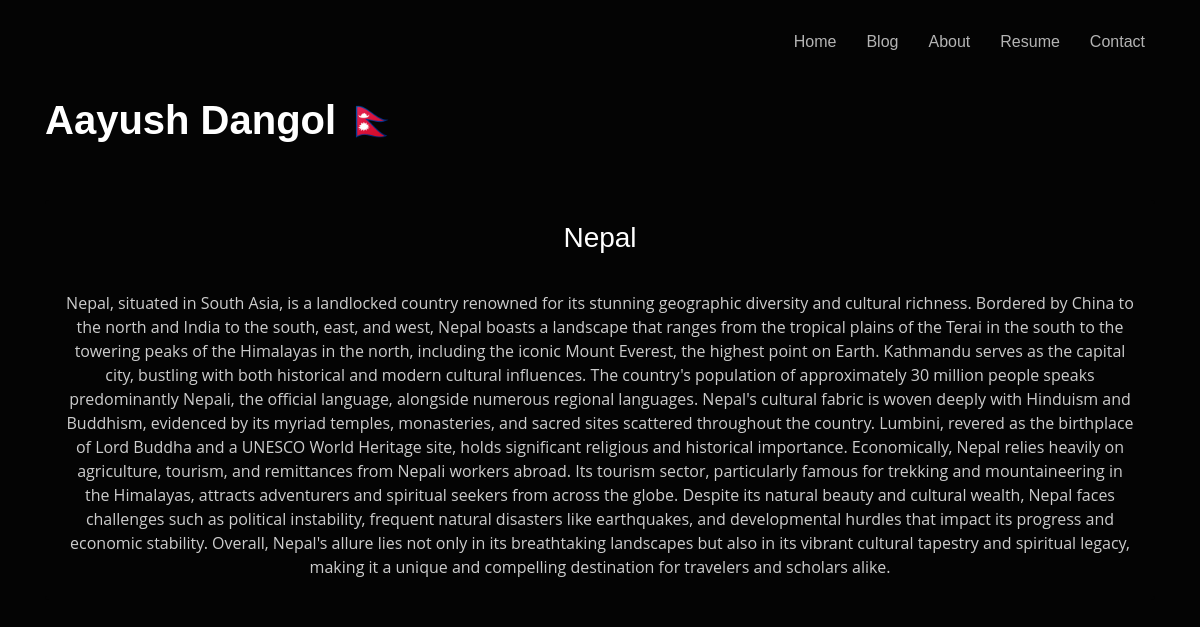
Page /11 on the committed database.
### aayush/models.py (models this page shows, shortened)
class Yourself(models.Model):
    name=models.CharField(max_length=100)
    phone=models.CharField(max_length=13)
    degree=models.CharField(max_length=100)
    city=models.CharField(max_length=100)
    email=models.CharField(max_length=50)
    about_you=models.TextField()
    address=models.CharField(max_length=50)
    facebook=models.CharField(max_length=300,default='default_facebook_value')
    twitter=models.CharField(max_length=300,default='default_facebook_value')
    linkedin=models.CharField(max_length=300,default='default_facebook_value')
    github=models.CharField(max_length=300,default='default_facebook_value')

class Article(models.Model):
    title=models.CharField(max_length=255)
    content=models.TextField()
    created_at=models.DateTimeField(auto_now_add=True)

### aayush/views.py (the view)
# urls.py: path("<int:id>",views.get_article,name='get_article'),
def get_article(request,id):
    context=Yourself.objects.all()
    resumes=Resume.objects.all()
    articles=Article.objects.get(id=id)
    names = [contexts.name for contexts in context]
    resume=[resume.resume_file.url for resume in resumes]
    contexts={
        'names':names[0],
        'articles':articles,
        'resume':resume[0]
    }
    return render(request,'fullblog.html',contexts)

### aayush/templates/fullblog.html
{% extends 'base.html' %}
{% block fullblog %}
<div class="container">
    <div class="card text-white" style="background-color: #040404;">
        <div class="card-body text-center">
            <h3 class="card-title">{{ articles.title }}</h3>
            <br>
            <p class="card-text" style="color: rgba(255, 255, 255, 0.8);">{{ articles.content }}</p>
        </div>
    </div>
</div>
{% endblock %}

### aayush/templates/base.html (shortened to what this page needs)
    {% load static %}
    <!DOCTYPE html>
    <html lang="en">
    <head>
        <link href="{% static 'css/bootstrap.min.css' %}" rel="stylesheet">
        <link href="https://stackpath.bootstrapcdn.com/bootstrap/4.3.1/css/bootstrap.min.css" rel="stylesheet">
        <link href="https://cdn.jsdelivr.net/npm/bootstrap-icons/font/bootstrap-icons.css" rel="stylesheet">
        <link href="{% static 'style1.css' %}" rel="stylesheet">
        <link href='https://unpkg.com/boxicons@2.1.1/css/boxicons.min.css' rel='stylesheet'>
    </head>
    <body>
    <header id="header">
        <div class="container">
        <h1><a href="index">{{names}} &#x1F1F3;&#x1F1F5;</a></h1>
        <nav id="navbar" class="navbar">
            <ul>
            <li><a class="nav-link" href="index">Home</a></li>
            <li><a class="nav-link" href="blog">Blog</a></li>
            <li><a class="nav-link" href="about">About</a></li>
            <li><a class="" href="{{resume}}">Resume</a></li>
            <li><a class="nav-link" href="contact">Contact</a></li>
            </ul>
        </nav>
        </div>
    </header>
        {% block fullblog %}
        {% endblock %}
    </body>
    </html>

### static/style1.css (style rules this page uses)
body { font-family: "Open Sans", sans-serif; background-color: #040404; color: #fff; position: relative; background: transparent; }
@media (min-width: 1024px) { body::before { background-attachment: fixed; } }
a { color: #18d26e; text-decoration: none; }
h1, h2, h3, h4, h5, h6 { font-family: "Raleway", sans-serif; margin: 0; padding: 0; }
#header { transition: ease-in-out 0.3s; position: relative; height: 200px; display: flex; align-items: center; z-index: 997; overflow-y: auto; }
#header * { transition: ease-in-out 0.3s; }
#header h1 { position: absolute; height: 0; font-size: 40px; margin: 0; padding: 0; line-height: 1; font-weight: 700; font-family: "Poppins", sans-serif; }
#header h1 a, #header h1 a:hover { color: #fff; line-height: 1; display: inline-block; }
.navbar { position: fixed; top: 0; left: 0; width: 100%; z-index: 999; display: flex; justify-content: flex-end; padding: 30px 55px; }
.navbar ul { margin: 0; padding: 0; list-style: none; display: flex; align-items: center; }
.navbar li { position: relative; margin-left: 30px; }
.navbar a, .navbar a:focus { display: flex; align-items: center; justify-content: space-between; padding: 0; font-family: "Poppins", sans-serif; font-size: 16px; font-weight: 400; color: rgba(255, 255, 255, 0.7); white-space: nowrap; transition: 0.3s; }
.navbar a:before { content: ""; position: absolute; width: 0; height: 2px; bottom: -4px; left: 0; background-color: #18d26e; visibility: hidden; width: 0px; transition: all 0.3s ease-in-out 0s; }

### rows in the picture
Yourself: name "Aayush Dangol"
Article: title "Nepal", content "Nepal, situated in South Asia, is a landlocked country renowned for its stunning geographic diversity and cultural richness. Bordered by China to the north and India to the south, east, and west, Nepal boasts a landscape that ranges from the tropical plains of the Terai in the south to the towering peaks of the Himalayas in the north, including the iconic Mount Everest, the highest point on Earth. Kathmandu serves as the capital city, bustling with both historical and modern cultural influences. The country's population of approximately 30 million people speaks predominantly Nepali, the official language, alongside numerous regional languages. Nepal's cultural fabric is woven deeply with…"
